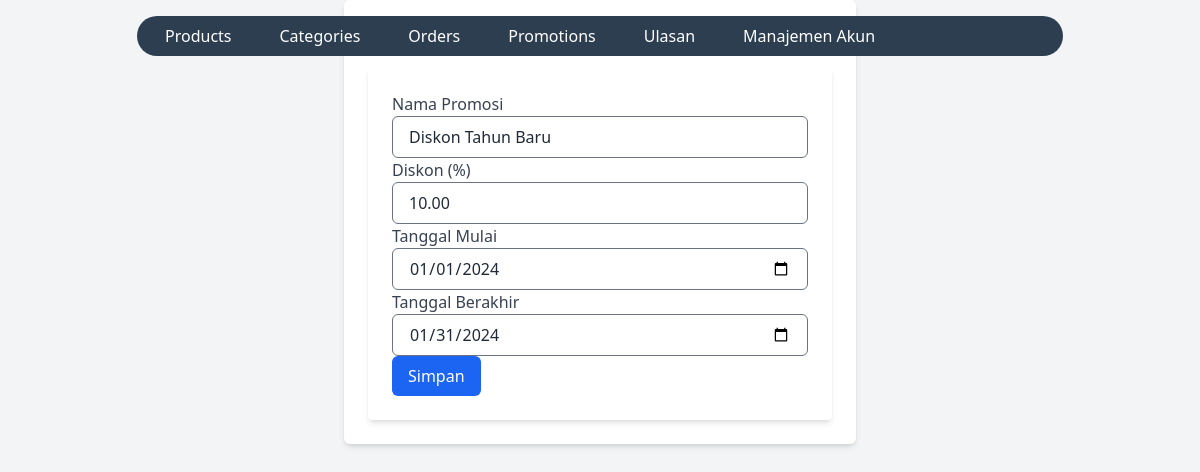
The app's page /public/index.php?page=formPromotion&action=edit&id=1 with its own data.
### tables this page shows
CREATE TABLE `promotions` (
  `promotion_id` int(11) NOT NULL,
  `name` varchar(50) NOT NULL,
  `discount` decimal(5,2) NOT NULL,
  `start_date` date NOT NULL,
  `end_date` date NOT NULL
);

### src/Frontend/formPromotions.php (the view, shortened to what this page needs)
<?php
include BASE_PATH . 'backend/connection.php';
include BASE_PATH . '/Frontend/assets/navbar.php';
$promotion = null;
if ($_GET['action'] == 'edit' && isset($_GET['id'])) {
    $promotion_id = $_GET['id'];
    $sql = "SELECT * FROM promotions WHERE promotion_id = $promotion_id";
    $result = $conn->query($sql);
    if ($result->num_rows > 0) {
        $promotion = $result->fetch_assoc();
    } else {
        echo "<p class='text-red-500'>Promosi tidak ditemukan.</p>";
    }
}
?>
<div class="bg-white p-6 rounded-md shadow-md max-w-lg mx-auto">
    <h2 class="text-xl font-bold mb-4">Tambah Promosi Baru</h2>
    <form action="?page=<?php echo $promotion ? 'editPromotionAction' : 'addPromotionAction'; ?>" method="POST" class="bg-white p-6 rounded shadow-md">
        <div>
            <label for="name" class="block text-gray-700 font-medium">Nama Promosi</label>
            <input type="text" id="name" name="name" class="w-full px-4 py-2 border rounded-md" value="<?php echo $promotion['name'] ?? ''; ?>" required>
        </div>
        <div>
            <label for="discount" class="block text-gray-700 font-medium">Diskon (%)</label>
            <input type="number" id="discount" name="discount" class="w-full px-4 py-2 border rounded-md" min="1" max="100" value="<?php echo $promotion['discount'] ?? ''; ?>" required>
        </div>
        <div>
            <label for="start_date" class="block text-gray-700 font-medium">Tanggal Mulai</label>
            <input type="date" id="start_date" name="start_date" class="w-full px-4 py-2 border rounded-md" value="<?php echo $promotion['start_date'] ?? ''; ?>" required>
        </div>
        <div>
            <label for="end_date" class="block text-gray-700 font-medium">Tanggal Berakhir</label>
            <input type="date" id="end_date" name="end_date" class="w-full px-4 py-2 border rounded-md" value="<?php echo $promotion['end_date'] ?? ''; ?>" required>
        </div>
        <div>
            <button type="submit" class="bg-blue-600 text-white px-4 py-2 rounded-md hover:bg-blue-700">
                Simpan
            </button>
        </div>
    </form>
</div>

### records on screen
promotions: name "Diskon Tahun Baru", discount "10.00", start_date "01/01/2024", end_date "01/31/2024"
